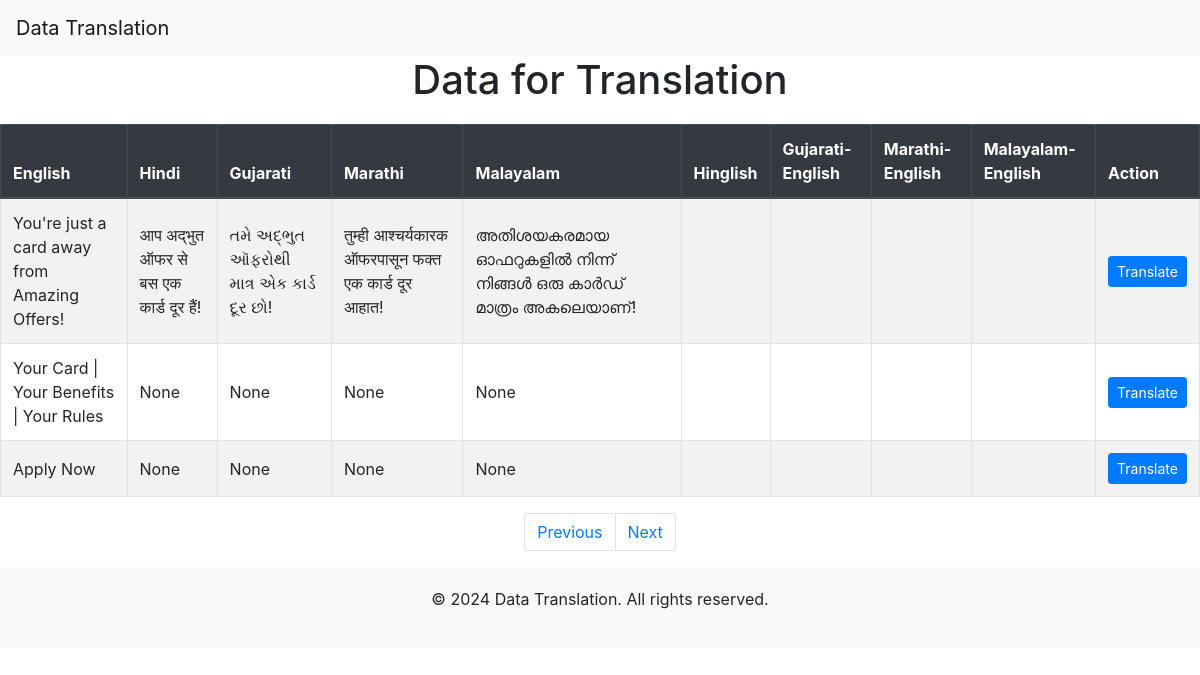
/myapp/display/5/, run on the app's committed database.
### myapp/models.py (models this page shows, shortened)
class ExtractedData(models.Model):
    uploaded_image = models.ForeignKey(UploadedImage, on_delete=models.CASCADE)
    extracted_data = models.TextField(default = [])
    hindi = models.TextField(null=True, blank=True)
    gujarati = models.TextField(null=True, blank=True)
    marathi = models.TextField(null=True, blank=True)
    malayalam = models.TextField(null=True, blank=True)
    class Meta:
        verbose_name = "ExtractedData"
        verbose_name_plural = "ExtractedData"

### myapp/views.py (the view)
# urls.py: path('display/<int:image_id>/', display_data, name='display_data'),
def display_data(request, image_id):
    extracted_data = ExtractedData.objects.filter(uploaded_image_id=image_id)
    return render(request, 'myapp/display_data.html', {'extracted_data': extracted_data})

### myapp/templates/myapp/display_data.html (shortened to what this page needs)
<!DOCTYPE html>
<html lang="en">
<head>
    <link href="https://maxcdn.bootstrapcdn.com/bootstrap/4.5.2/css/bootstrap.min.css" rel="stylesheet">
</head>
<body>
    <nav class="navbar navbar-expand-lg navbar-light bg-light fixed-top">
        <a class="navbar-brand" href="#">Data Translation</a>
    </nav>
    <div class="container" style="padding-right: 0px !important;padding-left: 0px !important;max-width: fit-content;">
        <h1 class="text-center">Data for Translation</h1>
        <div class="table-responsive">
            <table class="table table-striped table-bordered table-hover">
                <thead class="thead-dark">
                    <tr>
                        <th>English</th>
                        <th>Hindi</th>
                        <th>Gujarati</th>
                        <th>Marathi</th>
                        <th>Malayalam</th>
                        <th>Hinglish</th>
                        <th>Gujarati-English</th>
                        <th>Marathi-English</th>
                        <th>Malayalam-English</th>
                        <th>Action</th>
                    </tr>
                </thead>
                <tbody>
                    {% for data in extracted_data %}
                    <tr>
                        <td>{{ data.extracted_data }}</td>
                        <td>{{ data.hindi }}</td>
                        <td>{{ data.gujarati }}</td>
                        <td>{{ data.marathi }}</td>
                        <td>{{ data.malayalam }}</td>
                        <td>{{ data.hinglish }}</td>
                        <td>{{ data.gujarati_english }}</td>
                        <td>{{ data.marathi_english }}</td>
                        <td>{{ data.malayalam_english }}</td>
                        <td><a class="btn btn-primary btn-sm" href="{% url 'translate' data.id %}">Translate</a></td>
                    </tr>
                    {% endfor %}
                </tbody>
            </table>
        </div>
        <nav aria-label="Page navigation">
            <ul class="pagination">
                <li class="page-item"><a class="page-link" href="#">Previous</a></li>
                <li class="page-item"><a class="page-link" href="#">Next</a></li>
            </ul>
        </nav>
    </div>
    <footer>
        <div class="container">
            <p>&copy; 2024 Data Translation. All rights reserved.</p>
        </div>
    </footer>
</body>
</html>

### myapp/templates/myapp/display_data.html (style rules this page uses)
body { padding-top: 56px; }
.table th, .table td { vertical-align: middle; }
h1 { margin-bottom: 20px; }
footer { background: #f8f9fa; padding: 20px 0; text-align: center; }
.pagination { justify-content: center; }

### data on the page
ExtractedData: extracted_data "You're just a card away from Amazing Offers!", hindi "आप अद्भुत ऑफर से बस एक कार्ड दूर हैं!", gujarati "તમે અદ્ભુત ઑફરોથી માત્ર એક કાર્ડ દૂર છો!", marathi "तुम्ही आश्चर्यकारक ऑफरपासून फक्त एक कार्ड दूर आहात!", malayalam "അതിശയകരമായ ഓഫറുകളിൽ നിന്ന് നിങ്ങൾ ഒരു കാർഡ് മാത്രം അകലെയാണ്!"
ExtractedData: extracted_data "Your Card | Your Benefits | Your Rules", hindi "None", gujarati "None", marathi "None", malayalam "None"
ExtractedData: extracted_data "Apply Now", hindi "None", gujarati "None", marathi "None", malayalam "None"
